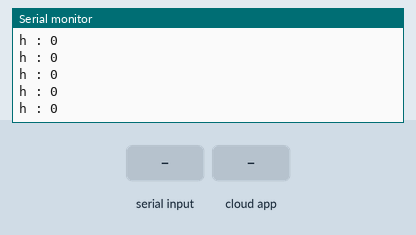
Bench run of a sketch on a simulated ESP8266 (NodeMCU). Shown: the last lines printed to the serial monitor. The test bench sets the inputs (shaded band). WiFi joins after 1.5 s; servers stay silent unless stated; the Firebase database answers and starts empty.

Above: at 2.7 s.
2.8 s: "1" received over Serial
At 3.6 s:
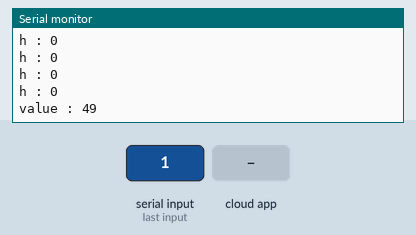
4.3 s: the phone or cloud app sets sensor_read to 1
At 4.44 s:
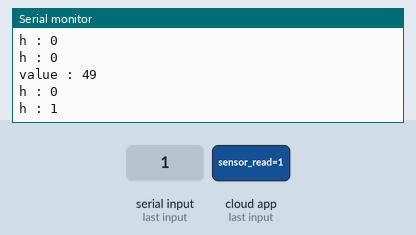

The sketch:

nodemcu_arduino_NODEMCU.ino
```cpp
#include <ESP8266WiFi.h>
#include <FirebaseArduino.h>

// Set these to run example.
#define FIREBASE_HOST "esp8266-19726-default-rtdb.firebaseio.com"
#define FIREBASE_AUTH "fyVJRpCqc7LzfQ5X5CIvnGK8NblE3BmEBg1v9naw"
#define WIFI_SSID "kitcha bsnl"
#define WIFI_PASSWORD "kitcha1234"

String str;
int h;

void setup() {
// Open serial communications and wait for port to open:
Serial.begin(115200);
Serial1.begin(115200);
while (!Serial) {
; // wait for serial port to connect. Needed for native USB port only
}
  WiFi.begin(WIFI_SSID, WIFI_PASSWORD);
  Serial.print("connecting");
  while (WiFi.status() != WL_CONNECTED) {
    Serial.print(".");
    delay(500);
  }
  Serial.println();
  Serial.print("connected: ");
  Serial.println(WiFi.localIP());

  Firebase.begin(FIREBASE_HOST, FIREBASE_AUTH);
}


void loop() { // run over and over
h = Firebase.getInt("sensor_read");
//str = Firebase.getString("sensor_read");
Serial1.write(h);
Serial.print("h : ");
Serial.println(h);
//delay(10000);

if (Serial.available()) {

int value = Serial.read();
Serial.print("value : ");
Serial.println(value);
//Firebase.setInt("status", 1);
  // handle error
  //if (Firebase.failed()) {
  //    Serial.print("setting /number failed:");
  //    Serial.println(Firebase.error());
  //    return;
 // }
  delay(1000);

  // get value
  //Serial.print("status: ");
  //Serial.println(Firebase.getInt("status"));
  //delay(1000);
  Firebase.setInt("sensor_val", value);
  // handle error
  if (Firebase.failed()) {
      Serial.print("setting /number failed:");
      Serial.println(Firebase.error());
      return;
  }

}

//delay(10000);
// get value
//Serial.print("status: ");

}
```

Measured:
- after the input at 2.8 s, the serial monitor: prints a new line after 0.06 s (image 1)
- after the input at 4.3 s, the serial monitor: prints a new line at once (image 2)
